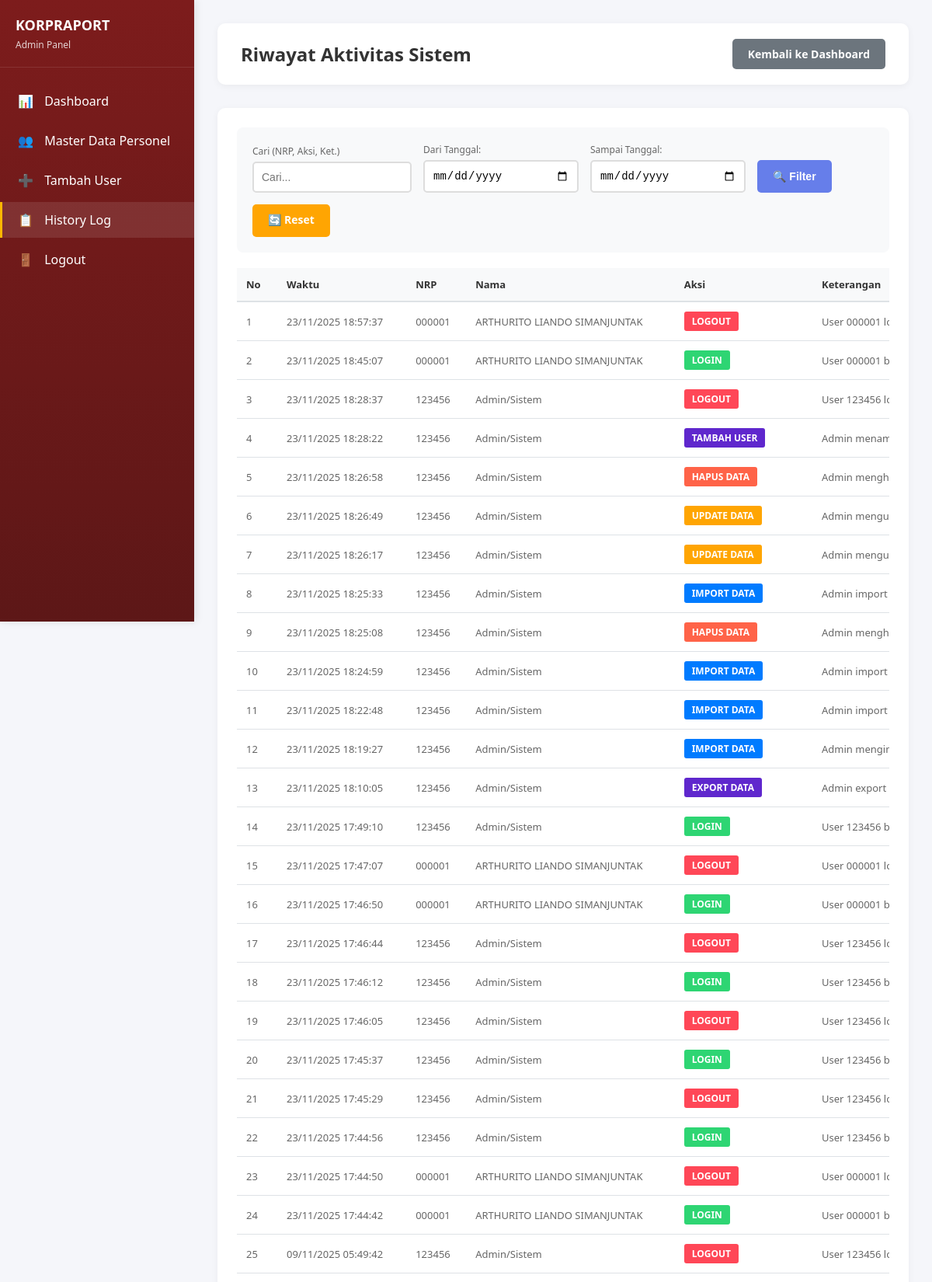
The page /admin/historylog.php (signed in, upper part) on the database its author committed.
### tables this page shows
CREATE TABLE `history_log` (
  `id` int NOT NULL,
  `user_id` int DEFAULT NULL,
  `aksi` varchar(50) NOT NULL,
  `keterangan` text,
  `waktu` timestamp NULL DEFAULT CURRENT_TIMESTAMP
);

CREATE TABLE `users` (
  `id` int NOT NULL,
  `nrp` char(6) DEFAULT NULL,
  `password` varchar(255) NOT NULL,
  `role` enum('admin','user') DEFAULT 'user'
);

CREATE TABLE `personel` (
  `id` int NOT NULL,
  `nrp` char(6) NOT NULL,
  `nama` varchar(100) NOT NULL,
  `tempat_lahir` varchar(50) NOT NULL,
  `tanggal_lahir` date NOT NULL,
  `korp` varchar(2) DEFAULT NULL,
  `pangkat` varchar(5) DEFAULT NULL,
  `matra` int DEFAULT NULL,
  `kd_satker` varchar(5) DEFAULT NULL,
  `alamat` text,
  `nik` char(16) DEFAULT NULL,
  `no_hp` varchar(15) DEFAULT NULL,
  `no_kep` varchar(20) DEFAULT NULL,
  `no_sprint` varchar(20) DEFAULT NULL,
  `kd_gender` char(1) DEFAULT NULL,
  `satker_lama` varchar(10) DEFAULT NULL,
  `no_kep_lama` varchar(20) DEFAULT NULL,
  `no_sprint_lama` varchar(20) DEFAULT NULL,
  `foto_profil` varchar(255) DEFAULT NULL
);

### admin/historylog.php (the view, shortened to what this page needs)
<?php
require_once '../app/koneksi.php';
$where_clause = "WHERE 1=1";
$date_from = '';
$date_to = '';
$search = '';
$query = "SELECT h.*, u.nrp, p.nama
          FROM history_log h
          LEFT JOIN users u ON h.user_id = u.id
          LEFT JOIN personel p ON u.nrp = p.nrp
          $where_clause
          ORDER BY h.waktu DESC";
$result = mysqli_query($conn, $query);
?>
<!DOCTYPE html>
<html lang="id">
<head>
    <link rel="stylesheet" href="../assets/css/masterpersonel.css">
    <link rel="stylesheet" href="../assets/css/history.css">
</head>
<body>
    <div class="sidebar">
        <div class="sidebar-header">
            <h2>KORPRAPORT</h2>
            <p>Admin Panel</p>
        </div>
        <ul class="sidebar-menu">
            <li><a href="dashboard.php"><span>📊</span> Dashboard</a></li>
            <li><a href="masterpersonel.php"><span>👥</span> Master Data Personel</a></li>
            <li><a href="adduser.php"><span>➕</span> Tambah User</a></li>
            <li><a href="historylog.php" class="active"><span>📋</span> History Log</a></li>
            <li><a href="../auth/logout.php"><span>🚪</span> Logout</a></li>
        </ul>
    </div>
    <div class="main-content">
        <div class="top-bar">
            <h1>Riwayat Aktivitas Sistem</h1>
            <div class="user-info">
                 <a href="dashboard.php" class="btn btn-secondary">Kembali ke Dashboard</a>
            </div>
        </div>
        <div class="card">
            <form method="GET" action="" class="filter-form">
                <div class="filter-group">
                    <label>Cari (NRP, Aksi, Ket.)</label>
                    <input type="text" id="searchInput" name="search" placeholder="Cari..." value="<?php echo $search; ?>">
                </div>
                <div class="filter-group">
                    <label>Dari Tanggal:</label>
                    <input type="date" name="date_from" value="<?php echo $date_from; ?>">
                </div>
                <div class="filter-group">
                    <label>Sampai Tanggal:</label>
                    <input type="date" name="date_to" value="<?php echo $date_to; ?>">
                </div>
                <button type="submit" class="btn btn-search" style="height: 42px;">🔍 Filter</button>
                <a href="historylog.php" class="btn btn-reset" style="height: 42px;">🔄 Reset</a>
            </form>
            <div style="overflow-x: auto;">
                <table id="logTable">
                    <thead>
                        <tr>
                            <th>No</th>
                            <th>Waktu</th>
                            <th>NRP</th>
                            <th>Nama</th>
                            <th>Aksi</th>
                            <th>Keterangan</th>
                        </tr>
                    </thead>
                    <tbody>
                        <?php
                        $no = 1;
                        if (mysqli_num_rows($result) > 0):
                            while ($row = mysqli_fetch_assoc($result)):
                                $badge_class = 'badge-tambah';
                                if (strpos(strtoupper($row['aksi']), 'LOGIN') !== false) {
                                    $badge_class = 'badge-login';
                                } elseif (strpos(strtoupper($row['aksi']), 'LOGOUT') !== false) {
                                    $badge_class = 'badge-logout';
                                } elseif (strpos(strtoupper($row['aksi']), 'UPDATE') !== false) {
                                    $badge_class = 'badge-update';
                                } elseif (strpos(strtoupper($row['aksi']), 'HAPUS') !== false) {
                                    $badge_class = 'badge-hapus';
                                } elseif (strpos(strtoupper($row['aksi']), 'IMPORT') !== false) {
                                    $badge_class = 'badge-import';
                                }
                        ?>
                        <tr>
                            <td><?php echo $no++; ?></td>
                            <td><?php echo date('d/m/Y H:i:s', strtotime($row['waktu'])); ?></td>
                            <td><?php echo $row['nrp'] ?? '-'; ?></td>
                            <td><?php echo $row['nama'] ?? 'Admin/Sistem'; ?></td>
                            <td>
                                <span class="badge <?php echo $badge_class; ?>">
                                    <?php echo $row['aksi']; ?>
                                </span>
                            </td>
                            <td><?php echo $row['keterangan']; ?></td>
                        </tr>
                        <?php
                            endwhile;
                        endif; ?>
                    </tbody>
                </table>
            </div>
        </div>
    </div>
</body>
</html>

### assets/css/masterpersonel.css (style rules this page uses)
* { margin: 0; padding: 0; box-sizing: border-box; }
body { font-family: 'Segoe UI', Tahoma, Geneva, Verdana, sans-serif; background: #f5f6fa; display: flex; min-height: 100vh; }
.sidebar { width: 250px; background: linear-gradient(180deg, #7d1c1c 0%, #5d1717 100%); color: white; padding: 20px 0; position: fixed; height: 100vh; box-shadow: 2px 0 10px rgba(0,0,0,0.1); }
.sidebar-header { padding: 0 20px 20px; border-bottom: 1px solid rgba(255,255,255,0.1); margin-bottom: 20px; }
.sidebar-header h2 { font-size: 18px; margin-bottom: 5px; }
.sidebar-header p { font-size: 12px; opacity: 0.8; }
.sidebar-menu { list-style: none; }
.sidebar-menu li { margin-bottom: 5px; }
.sidebar-menu a { display: block; padding: 12px 20px; color: white; text-decoration: none; transition: all 0.3s; border-left: 3px solid transparent; }
.sidebar-menu a:hover, .sidebar-menu a.active { background: rgba(255,255,255,0.1); border-left-color: #FFB700; }
.sidebar-menu a span { margin-right: 10px; }
.main-content { margin-left: 250px; flex: 1; padding: 30px; width: calc(100% - 250px); }
.top-bar { background: white; padding: 20px 30px; border-radius: 10px; margin-bottom: 30px; box-shadow: 0 2px 10px rgba(0,0,0,0.05); display: flex; justify-content: space-between; align-items: center; }
.top-bar h1 { font-size: 24px; color: #333; }
.card { background: white; border-radius: 10px; box-shadow: 0 2px 10px rgba(0,0,0,0.05); padding: 25px; }
.filter-form { display: flex; gap: 15px; align-items: end; flex-wrap: wrap; }
.filter-group { display: flex; flex-direction: column; gap: 5px; }
.filter-group label { font-size: 12px; color: #666; font-weight: 500; }
.filter-group input, .filter-group select { padding: 10px; border: 2px solid #ddd; border-radius: 5px; font-size: 14px; min-width: 200px; }
.btn { padding: 10px 20px; border: none; border-radius: 5px; cursor: pointer; text-decoration: none; display: inline-block; font-size: 14px; font-weight: 600; transition: all 0.3s; }
.btn-secondary { background: #6c757d; color: white; }
.btn-search { background: #667eea; color: white; }
.btn-reset { background: #ffa502; color: white; }
table { width: 100%; border-collapse: collapse; min-width: 1200px; }
table thead { background: #f8f9fa; }
table th { padding: 12px; text-align: left; font-weight: 600; color: #333; border-bottom: 2px solid #dee2e6; font-size: 13px; }
table td { padding: 12px; border-bottom: 1px solid #dee2e6; color: #666; font-size: 13px; }
.badge { padding: 4px 8px; border-radius: 3px; font-size: 11px; font-weight: 600; }

### assets/css/history.css (style rules this page uses)
* { margin: 0; padding: 0; box-sizing: border-box; }
body { font-family: 'Segoe UI', Tahoma, Geneva, Verdana, sans-serif; background: #f5f6fa; }
.card { background: white; border-radius: 10px; box-shadow: 0 2px 10px rgba(0,0,0,0.05); padding: 25px; }
table { width: 100%; border-collapse: collapse; }
table thead { background: #f8f9fa; }
table th { padding: 12px; text-align: left; font-weight: 600; color: #333; border-bottom: 2px solid #dee2e6; }
table td { padding: 12px; border-bottom: 1px solid #dee2e6; color: #666; }
.badge { padding: 4px 10px; border-radius: 3px; font-size: 12px; font-weight: 600; display: inline-block; }
.badge-login { background: #2ed573; color: white; }
.badge-logout { background: #ff4757; color: white; }
.badge-tambah { background: #5f27cd; color: white; }
.badge-update { background: #ffa502; color: white; }
.badge-hapus { background: #ff6348; color: white; }
.btn-secondary { background: #6c757d; color: white; padding: 10px 20px; border: none; border-radius: 5px; text-decoration: none; display: inline-block; transition: background 0.3s; }

### admin/historylog.php (style rules this page uses)
.main-content { padding-top: 30px; }
.filter-form { display: flex; gap: 15px; align-items: flex-end; flex-wrap: wrap; background: #f8f9fa; padding: 20px; border-radius: 8px; margin-bottom: 20px; }
.filter-group { display: flex; flex-direction: column; gap: 5px; }
.filter-group label { font-size: 12px; color: #666; font-weight: 500; }
.filter-group input { padding: 10px; border: 2px solid #ddd; border-radius: 5px; font-size: 14px; }
.badge-import { background: #007bff; color: white; }

### rows shown on the page
history_log: waktu "23/11/2025 18:57:37", user.nrp "000001", personel.nama "ARTHURITO LIANDO SIMANJUNTAK", aksi "LOGOUT", keterangan "User 000001…"
history_log: waktu "23/11/2025 18:45:07", user.nrp "000001", personel.nama "ARTHURITO LIANDO SIMANJUNTAK", aksi "LOGIN", keterangan "User 000001…"
history_log: waktu "23/11/2025 18:28:37", user.nrp "123456", nama "Admin/Sistem", aksi "LOGOUT", keterangan "User 123456…"
history_log: waktu "23/11/2025 18:28:22", user.nrp "123456", nama "Admin/Sistem", aksi "TAMBAH USER", keterangan "Admin…"
history_log: waktu "23/11/2025 18:26:58", user.nrp "123456", nama "Admin/Sistem", aksi "HAPUS DATA", keterangan "Admin…"
history_log: waktu "23/11/2025 18:26:49", user.nrp "123456", nama "Admin/Sistem", aksi "UPDATE DATA", keterangan "Admin…"
history_log: waktu "23/11/2025 18:26:17", user.nrp "123456", nama "Admin/Sistem", aksi "UPDATE DATA", keterangan "Admin…"
history_log: waktu "23/11/2025 18:25:33", user.nrp "123456", nama "Admin/Sistem", aksi "IMPORT DATA", keterangan "Admin import…"
history_log: waktu "23/11/2025 18:25:08", user.nrp "123456", nama "Admin/Sistem", aksi "HAPUS DATA", keterangan "Admin…"
history_log: waktu "23/11/2025 18:24:59", user.nrp "123456", nama "Admin/Sistem", aksi "IMPORT DATA", keterangan "Admin import…"
history_log: waktu "23/11/2025 18:22:48", user.nrp "123456", nama "Admin/Sistem", aksi "IMPORT DATA", keterangan "Admin import…"
history_log: waktu "23/11/2025 18:19:27", user.nrp "123456", nama "Admin/Sistem", aksi "IMPORT DATA", keterangan "Admin…"
history_log: waktu "23/11/2025 18:10:05", user.nrp "123456", nama "Admin/Sistem", aksi "EXPORT DATA", keterangan "Admin export…"
history_log: waktu "23/11/2025 17:49:10", user.nrp "123456", nama "Admin/Sistem", aksi "LOGIN", keterangan "User 123456…"
history_log: waktu "23/11/2025 17:47:07", user.nrp "000001", personel.nama "ARTHURITO LIANDO SIMANJUNTAK", aksi "LOGOUT", keterangan "User 000001…"
history_log: waktu "23/11/2025 17:46:50", user.nrp "000001", personel.nama "ARTHURITO LIANDO SIMANJUNTAK", aksi "LOGIN", keterangan "User 000001…"
history_log: waktu "23/11/2025 17:46:44", user.nrp "123456", nama "Admin/Sistem", aksi "LOGOUT", keterangan "User 123456…"
history_log: waktu "23/11/2025 17:46:12", user.nrp "123456", nama "Admin/Sistem", aksi "LOGIN", keterangan "User 123456…"
history_log: waktu "23/11/2025 17:46:05", user.nrp "123456", nama "Admin/Sistem", aksi "LOGOUT", keterangan "User 123456…"
history_log: waktu "23/11/2025 17:45:37", user.nrp "123456", nama "Admin/Sistem", aksi "LOGIN", keterangan "User 123456…"
history_log: waktu "23/11/2025 17:45:29", user.nrp "123456", nama "Admin/Sistem", aksi "LOGOUT", keterangan "User 123456…"
history_log: waktu "23/11/2025 17:44:56", user.nrp "123456", nama "Admin/Sistem", aksi "LOGIN", keterangan "User 123456…"
history_log: waktu "23/11/2025 17:44:50", user.nrp "000001", personel.nama "ARTHURITO LIANDO SIMANJUNTAK", aksi "LOGOUT", keterangan "User 000001…"
history_log: waktu "23/11/2025 17:44:42", user.nrp "000001", personel.nama "ARTHURITO LIANDO SIMANJUNTAK", aksi "LOGIN", keterangan "User 000001…"
history_log: waktu "09/11/2025 05:49:42", user.nrp "123456", nama "Admin/Sistem", aksi "LOGOUT", keterangan "User 123456…"
